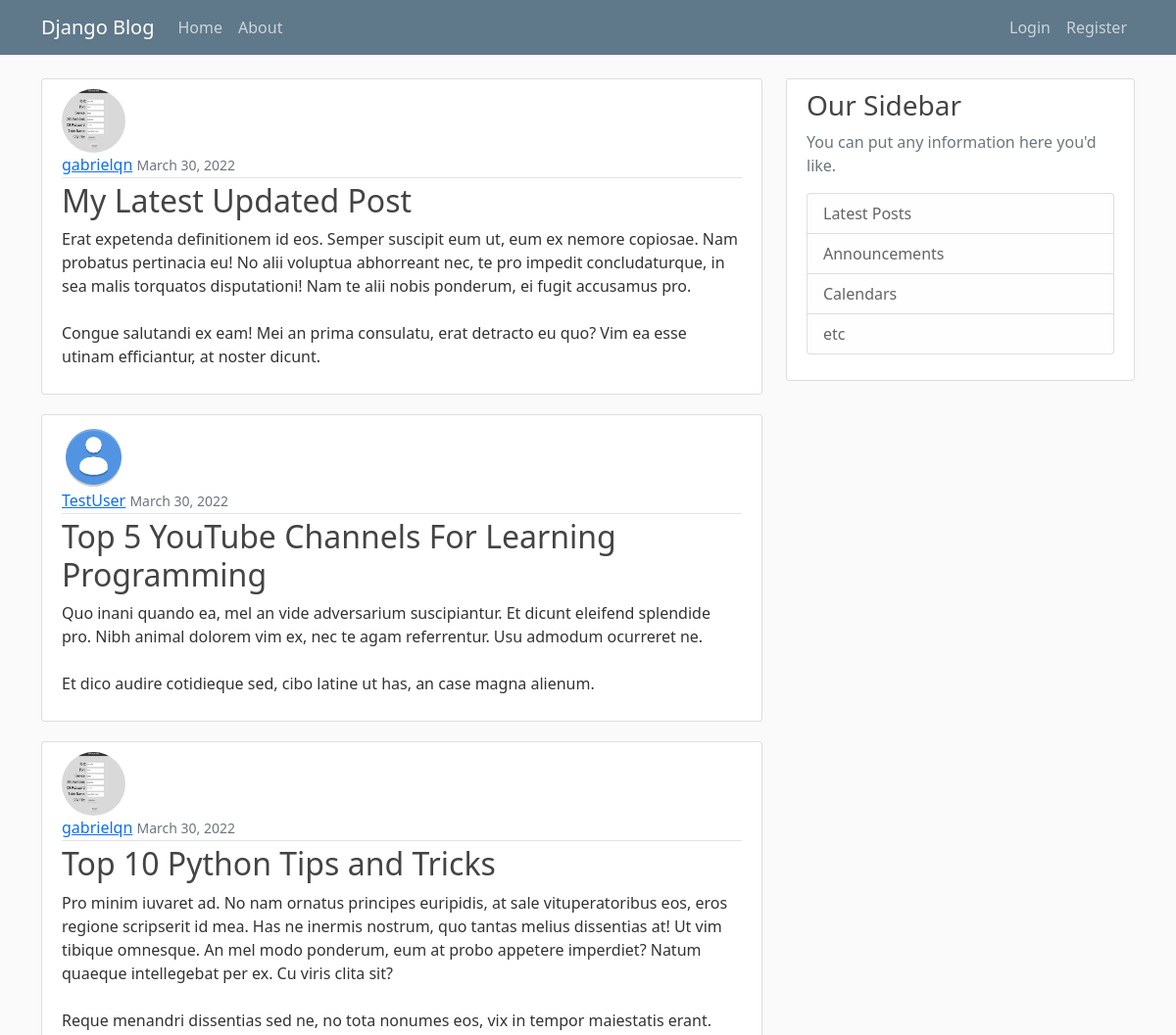
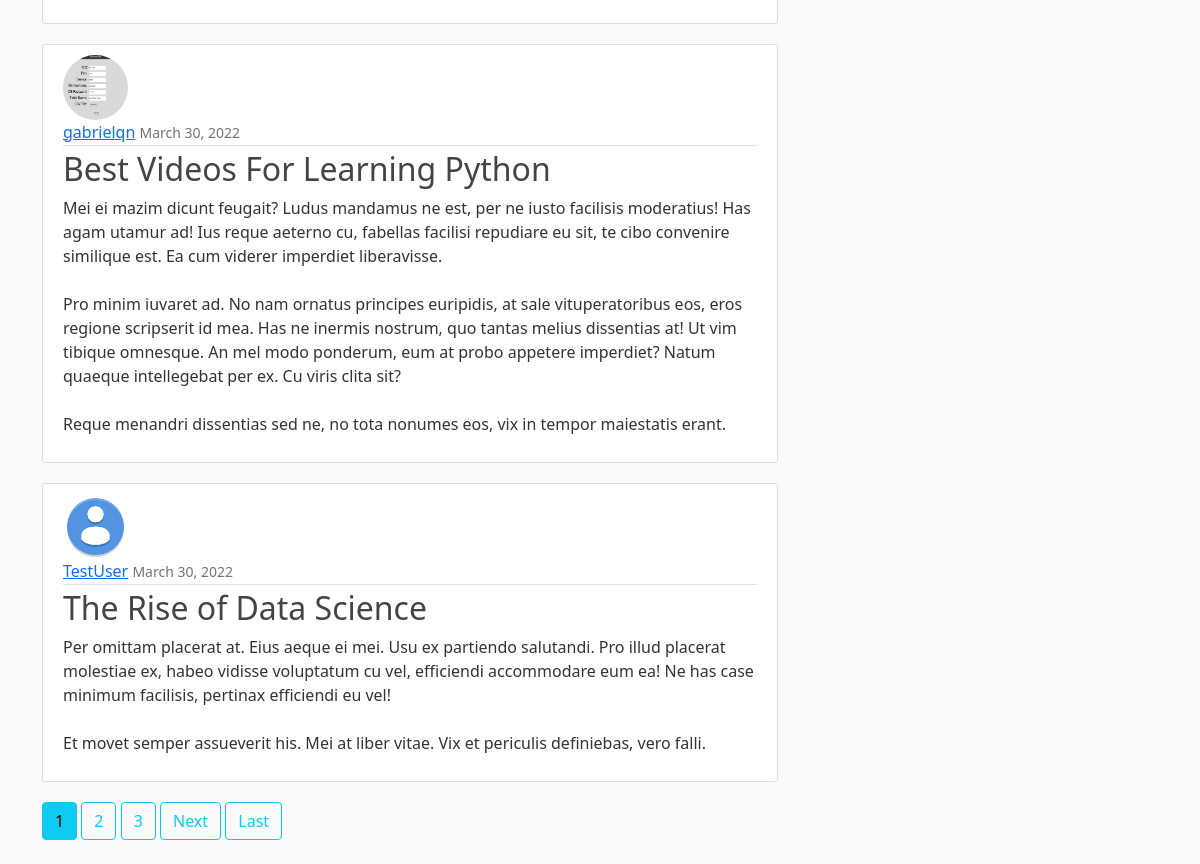
The page / on the database its author committed (2 pictures, top to bottom).
### blog/models.py (models this page shows, shortened)
class Post(models.Model):
    title = models.CharField(max_length=100)
    content = models.TextField()
    date_posted = models.DateTimeField(default=timezone.now)
    author = models.ForeignKey(User, on_delete=models.CASCADE)

### users/models.py (models this page shows, shortened)
class Profile(models.Model):
    user = models.OneToOneField(User, on_delete=models.CASCADE)
    image = models.ImageField(default='default.png', upload_to='profile_pics')

### blog/views.py (the view)
# urls.py: path('', PostListView.as_view(), name='blog-home'),
class PostListView(ListView):
    model = Post
    template_name = 'blog/home.html'  # <app>/<model>_<viewtype>.html
    context_object_name = 'posts'
    ordering = ['-date_posted']
    paginate_by = 5

### blog/templates/blog/home.html (shortened to what this page needs)
{% extends "blog/base.html" %}
{% block content %}
  {% for post in posts %}
    <article class="media content-section">
      <img class="rounded-circle article-img" src="{{ post.author.profile.image.url }}">
      <div class="media-body">
        <div class="article-metadata">
          <a class="mr-2" href="{% url 'user-posts' post.author.username %}">{{ post.author }}</a>
          <small class="text-muted">{{ post.date_posted|date:'F d, Y' }}</small>
        </div>
        <h2><a class="article-title" href="{% url 'post-detail' post.id %}">{{ post.title }}</a></h2>
        <p class="article-content">{{ post.content }}</p>
      </div>
    </article>
  {% endfor %}
  {% if is_paginated %}
    {% for num in page_obj.paginator.page_range %}
      {% if page_obj.number == num %}
        <a class="btn btn-info mb-4" href="?page={{ num }}">{{ num }}</a>
      {% elif num > page_obj.number|add:'-3' and num < page_obj.number|add:'3' %}
        <a class="btn btn-outline-info mb-4" href="?page={{ num }}">{{ num }}</a>
      {% endif %}
    {% endfor %}
    {% if page_obj.has_next %}
      <a class="btn btn-outline-info mb-4" href="?page={{ page_obj.next_page_number }}">Next</a>
      <a class="btn btn-outline-info mb-4" href="?page={{ page_obj.paginator.num_pages }}">Last</a>
    {% endif %}
  {% endif %}
{% endblock content %}

### blog/static/blog/main.css (style rules this page uses)
body { background: #fafafa; color: #333333; margin-top: 5rem; }
h1, h2, h3, h4, h5, h6 { color: #444444; }
.content-section { background: #ffffff; padding: 10px 20px; border: 1px solid #dddddd; border-radius: 3px; margin-bottom: 20px; }
.article-title { color: #444444; text-decoration: none; }
.article-content { white-space: pre-line; }
.article-img { height: 65px; width: 65px; margin-right: 16px; }
.article-metadata { padding-bottom: 1px; margin-bottom: 4px; border-bottom: 1px solid #e3e3e3 }

### rows shown on the page
Post: author.profile.image (picture), author "gabrielqn", date_posted "March 30, 2022", title "My Latest Updated Post", content "Erat expetenda definitionem id eos. Semper suscipit eum ut, eum ex nemore copiosae. Nam probatus pertinacia eu! No alii voluptua abhorreant nec, te pro impedit concludaturque, in sea malis torquatos disputationi! Nam te alii nobis ponderum, ei fugit accusamus pro. Congue salutandi ex eam! Mei an prima consulatu, erat detracto eu quo? Vim ea esse utinam efficiantur, at noster dicunt."
Post: author.profile.image (placeholder picture), author "TestUser", date_posted "March 30, 2022", title "Top 5 YouTube Channels For Learning Programming", content "Quo inani quando ea, mel an vide adversarium suscipiantur. Et dicunt eleifend splendide pro. Nibh animal dolorem vim ex, nec te agam referrentur. Usu admodum ocurreret ne. Et dico audire cotidieque sed, cibo latine ut has, an case magna alienum."
Post: author.profile.image (picture), author "gabrielqn", date_posted "March 30, 2022", title "Top 10 Python Tips and Tricks", content "Pro minim iuvaret ad. No nam ornatus principes euripidis, at sale vituperatoribus eos, eros regione scripserit id mea. Has ne inermis nostrum, quo tantas melius dissentias at! Ut vim tibique omnesque. An mel modo ponderum, eum at probo appetere imperdiet? Natum quaeque intellegebat per ex. Cu viris clita sit? Reque menandri dissentias sed ne, no tota nonumes eos, vix in tempor maiestatis erant."
Post: author.profile.image (picture), author "gabrielqn", date_posted "March 30, 2022", title "Best Videos For Learning Python", content "Mei ei mazim dicunt feugait? Ludus mandamus ne est, per ne iusto facilisis moderatius! Has agam utamur ad! Ius reque aeterno cu, fabellas facilisi repudiare eu sit, te cibo convenire similique est. Ea cum viderer imperdiet liberavisse. Pro minim iuvaret ad. No nam ornatus principes euripidis, at sale vituperatoribus eos, eros regione scripserit id mea. Has ne inermis nostrum, quo tantas melius dissentias at! Ut vim tibique omnesque. An mel modo ponderum, eum at probo appetere imperdiet? Natum quaeque intellegebat per ex. Cu viris clita sit? Reque menandri dissentias sed ne, no tota nonumes eos, vix in tempor maiestatis erant."
Post: author.profile.image (placeholder picture), author "TestUser", date_posted "March 30, 2022", title "The Rise of Data Science", content "Per omittam placerat at. Eius aeque ei mei. Usu ex partiendo salutandi. Pro illud placerat molestiae ex, habeo vidisse voluptatum cu vel, efficiendi accommodare eum ea! Ne has case minimum facilisis, pertinax efficiendi eu vel! Et movet semper assueverit his. Mei at liber vitae. Vix et periculis definiebas, vero falli."

### other values the page prints
{{ num }} "1"
{{ num }} "2" "3"
